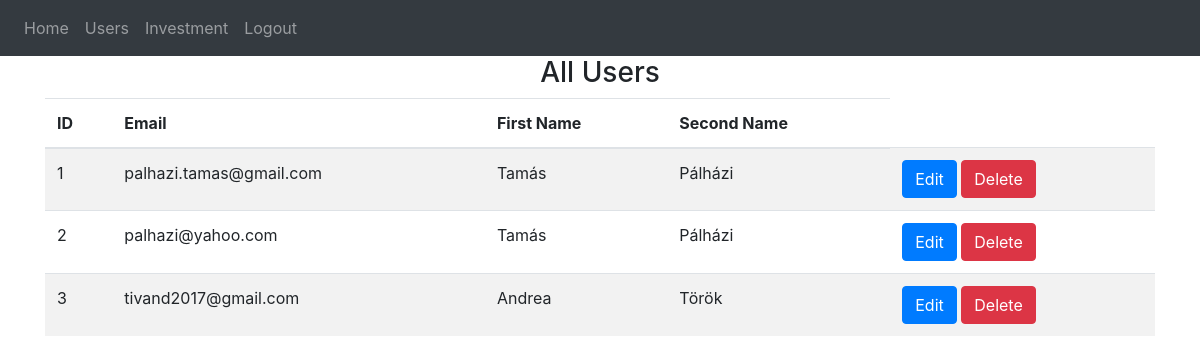
The page /all-users (signed in) on the database as committed earlier.
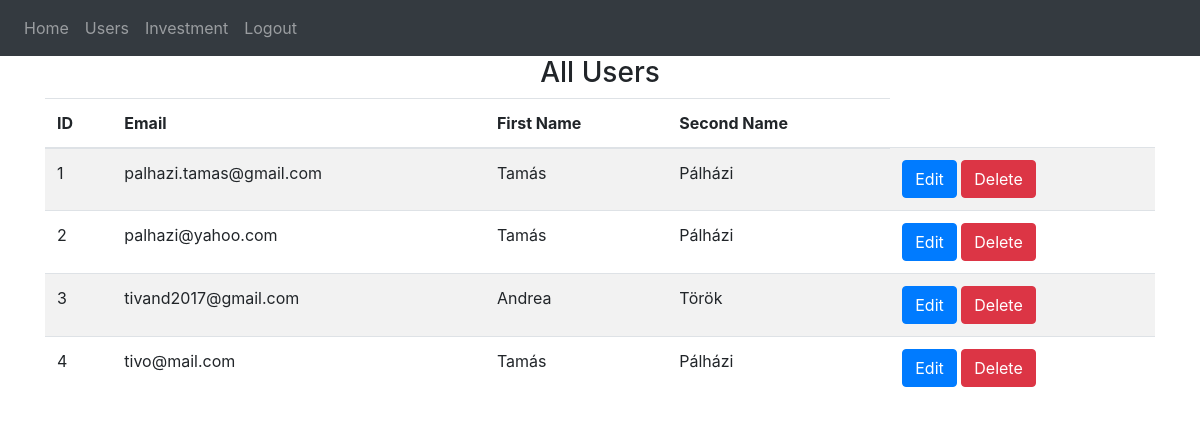
The same page on the database as committed later.
### website/models.py (models this page shows)
class User(db.Model, UserMixin):
    id = db.Column(db.Integer, primary_key=True)
    email = db.Column(db.String(150), unique=True)
    password = db.Column(db.String(150))
    first_name = db.Column(db.String(150))
    second_name = db.Column(db.String(150))
    notes = db.relationship('Note')

### website/views.py (the view)
@views.route('/all-users', methods=['GET'])
@login_required
def all_users():
    users = User.query.all()
    return render_template("all_users.html", users=users, user=current_user)

### website/__init__.py (called while the page is built)
def create_app():
    app = Flask(__name__)
    app.config['SECRET_KEY'] = 'hjshjhdjah kjshkjdhjs'
    app.config['SQLALCHEMY_DATABASE_URI'] = f'sqlite:///{DB_NAME}'
    db.init_app(app)
    from .views import views
    from .auth import auth
    app.register_blueprint(views, url_prefix='/')
    app.register_blueprint(auth, url_prefix='/')
    from .models import User, Note
    with app.app_context():
        db.create_all()
    login_manager = LoginManager()
    login_manager.login_view = 'auth.login'
    login_manager.init_app(app)
    @login_manager.user_loader
    def load_user(id):
        return User.query.get(int(id))
    return app

### website/templates/all_users.html (shortened to what this page needs)
{% extends "base.html" %}
{% block content %}
    <h3 align="center">All Users</h3>
    <table class="table table-striped">
        <thead>
            <tr>
                <th scope="col">ID</th>
                <th scope="col">Email</th>
                <th scope="col">First Name</th>
                <th scope="col">Second Name</th>
            </tr>
        </thead>
        <tbody>
            {% for user in users %}
                <tr>
                    <td>{{ user.id }}</td>
                    <td>{{ user.email }}</td>
                    <td>{{ user.first_name }}</td>
                    <td>{{ user.second_name }}</td>
                    <td>
                        <a href="{{ url_for('views.edit_user', user_id=user.id) }}" class="btn btn-primary">Edit</a>
                        <a href="{{ url_for('views.delete_user', user_id=user.id) }}" class="btn btn-danger">Delete</a>
                      </td>
                </tr>
            {% endfor %}
        </tbody>
    </table>
{% endblock %}

### website/templates/base.html (shortened to what this page needs)
<!DOCTYPE html>
<html>
  <head>
    <link
      rel="stylesheet"
      href="https://stackpath.bootstrapcdn.com/bootstrap/4.4.1/css/bootstrap.min.css"
    />
    <link
      rel="stylesheet"
      href="https://stackpath.bootstrapcdn.com/font-awesome/4.7.0/css/font-awesome.min.css"
    />
  </head>
  <body>
    <nav class="navbar navbar-expand-lg navbar-dark bg-dark">
      <div class="collapse navbar-collapse" id="navbar">
        <div class="navbar-nav">
          {% if user.is_authenticated %}
          <a class="nav-item nav-link" id="home" href="/">Home</a>
          <a class="nav-item nav-link" id="allUsers" href="{{ url_for('views.all_users') }}">Users</a>
          <a class="nav-item nav-link" id="createInvestment" href="{{ url_for('views.create_investment') }}">Investment</a>
          <a class="nav-item nav-link" id="logout" href="/logout">Logout</a>
          {% else %}
          <a class="nav-item nav-link" id="login" href="/login">Login</a>
          <a class="nav-item nav-link" id="signUp" href="/sign-up">Sign Up</a>
          {% endif %}
        </div>
      </div>
    </nav>
    <div class="container">{% block content %} {% endblock %}</div>
  </body>
</html>

Rows that differ between the two databases and show on the page:
added User: id "4", email "tivo@mail.com", first_name "Tamás", second_name "Pálházi"
